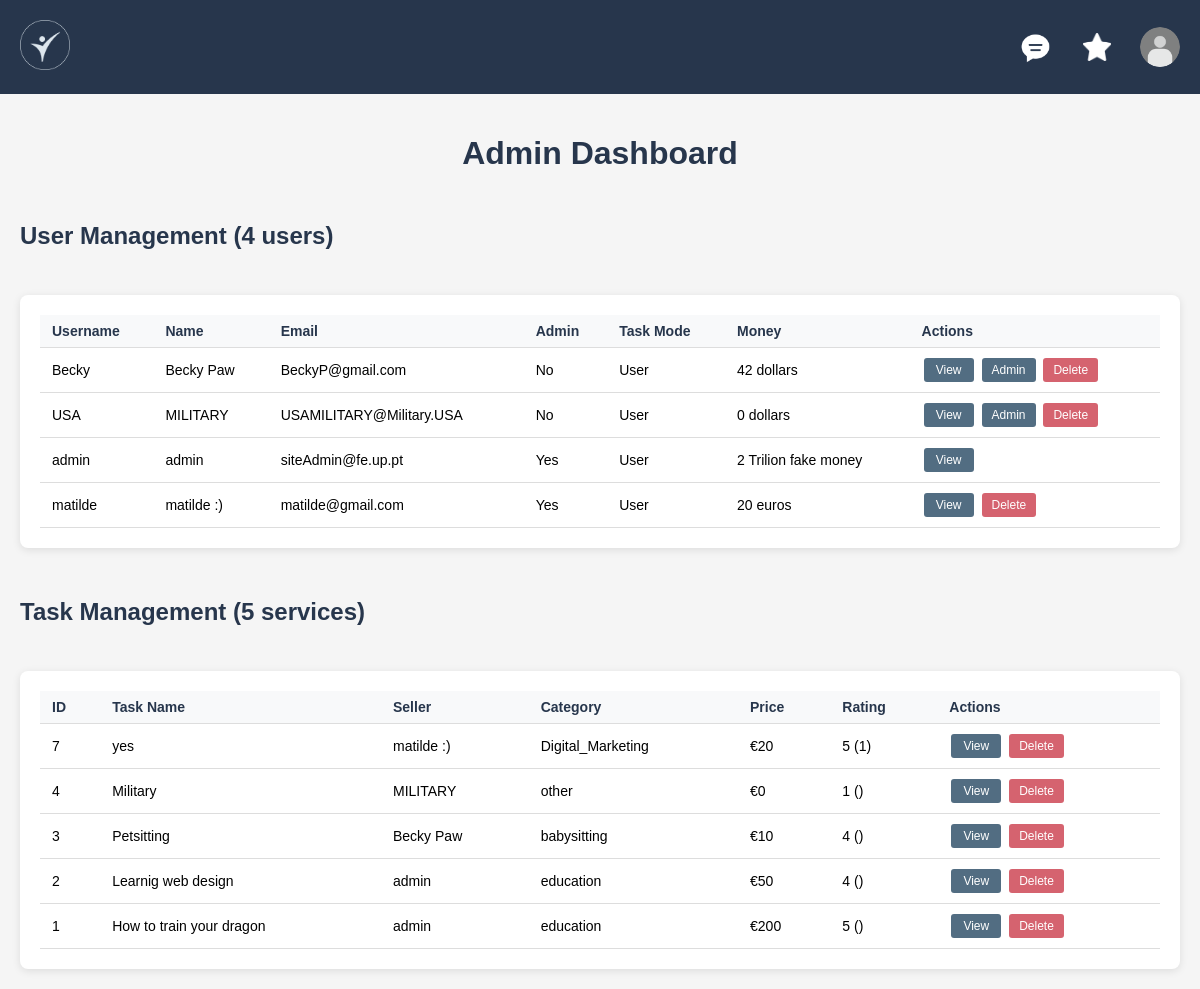
The app's page /pages/admin.php (signed in), older data.
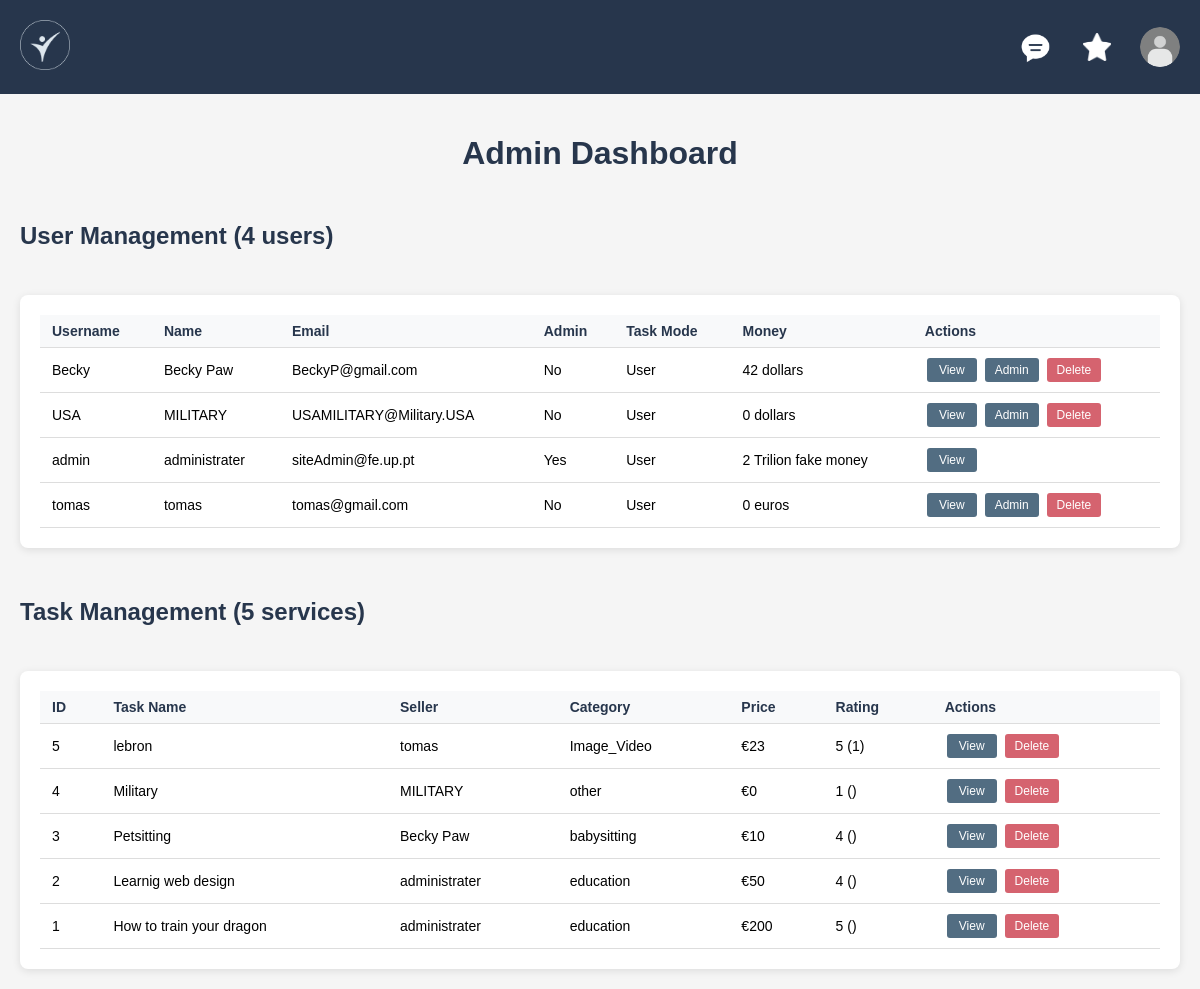
The same page, newer data.
### tables this page shows
CREATE TABLE users (
    username VARCHAR PRIMARY KEY,
    name VARCHAR NOT NULL,
    password VARCHAR NOT NULL,
    email VARCHAR NOT NULL,
    admin_power BOOLEAN,
    task_mode BOOLEAN,
    bio VARCHAR,
    profile_photo VARCHAR(255), 
    skills TEXT,
    money string NOT NULL 
);

CREATE TABLE services (
    id INTEGER PRIMARY KEY AUTOINCREMENT,
    taskname VARCHAR NOT NULL,
    pricing INTEGER NOT NULL,
    delivery_time VARCHAR REFERENCES delivery_time,
    description VARCHAR,
    rating INTEGER,
    Nrating INTEGER,
    category VARCHAR REFERENCES categories,
    user VARCHAR REFERENCES users ON DELETE CASCADE,
    image TEXT
);

### database/user_db.php (called while the page is built, shortened)
<?php
class User {
    public static function get_users() {
        $db = Database::getInstance();
        $stmt = $db->prepare('SELECT username, name, email, admin_power, task_mode, money, bio, skills, profile_photo FROM users ORDER BY username ASC');
        $stmt->execute();
        return $stmt->fetchAll();
    }
}
?>

### pages/admin.php (the view, shortened to what this page needs)
<?php
require_once(__DIR__ . '/../database/user_db.php');
$allServices = [];
$allUsers = User::get_users();
try {
    $db = Database::getInstance();
    $stmt = $db->prepare("
        SELECT s.*, u.name as seller_name
        FROM services s
        LEFT JOIN users u ON s.user = u.username
        ORDER BY s.id DESC
    ");
    $stmt->execute();
    $allServices = $stmt->fetchAll();
} catch (Exception $e) {
    error_log("Error fetching services: " . $e->getMessage());
}
?>
<!DOCTYPE html>
<html lang="en">
<head>
    <link rel="stylesheet" href="css/style.css">
    <link rel="stylesheet" href="css/admin.css">
</head>
<body>
<?php include_once(__DIR__ . '/../components/header.php'); ?>
<main class="admin-layout">
    <h1>Admin Dashboard</h1>
    <div class="admin-content">
        <h2>User Management (<?= count($allUsers) ?> users)</h2>
        <div class="admin-table-container">
            <table class="admin-table">
                <thead>
                    <tr>
                        <th>Username</th>
                        <th>Name</th>
                        <th>Email</th>
                        <th>Admin</th>
                        <th>Task Mode</th>
                        <th>Money</th>
                        <th>Actions</th>
                    </tr>
                </thead>
                <tbody>
                    <?php if (!empty($allUsers)): ?>
                        <?php foreach ($allUsers as $user): ?>
                            <tr>
                                <td><?= htmlspecialchars($user['username']) ?></td>
                                <td><?= htmlspecialchars($user['name']) ?></td>
                                <td><?= htmlspecialchars($user['email']) ?></td>
                                <td><?= $user['admin_power'] ? 'Yes' : 'No' ?></td>
                                <td><?= $user['task_mode'] ? 'Tasker' : 'User' ?></td>
                                <td><?= htmlspecialchars($user['money']) ?></td>
                                <td>
                                    <a href="user.php?user=<?= urlencode($user['username']) ?>" class="admin-btn view-btn">View</a>
                                    <?php if (!$user['admin_power']): ?>
                                        <a href="#" class="admin-btn promote-btn" onclick="promoteUser('<?= htmlspecialchars($user['username']) ?>'); return false;">Admin</a>
                                    <?php endif; ?>
                                    <?php if ($user['username'] !== $_SESSION['username']): ?>
                                        <a href="#" class="admin-btn delete-btn" onclick="deleteUser('<?= htmlspecialchars($user['username']) ?>'); return false;">Delete</a>
                                    <?php endif; ?>
                                </td>
                            </tr>
                        <?php endforeach; ?>
                    <?php else: ?>
                        <tr><td colspan="7">No users found.</td></tr>
                    <?php endif; ?>
                </tbody>
            </table>
        </div>
        <h2>Task Management (<?= count($allServices) ?> services)</h2>
        <div class="admin-table-container">
            <table class="admin-table">
                <thead>
                    <tr>
                        <th>ID</th>
                        <th>Task Name</th>
                        <th>Seller</th>
                        <th>Category</th>
                        <th>Price</th>
                        <th>Rating</th>
                        <th>Actions</th>
                    </tr>
                </thead>
                <tbody>
                    <?php if (!empty($allServices)): ?>
                        <?php foreach ($allServices as $service): ?>
                            <tr>
                                <td><?= $service['id'] ?></td>
                                <td><?= htmlspecialchars($service['taskname']) ?></td>
                                <td><?= htmlspecialchars($service['seller_name'] ?? $service['user']) ?></td>
                                <td><?= htmlspecialchars($service['category']) ?></td>
                                <td>€<?= $service['pricing'] ?></td>
                                <td><?= $service['rating'] ?> (<?= $service['Nrating'] ?>)</td>
                                <td>
                                    <a href="task.php?id=<?= $service['id'] ?>" class="admin-btn view-btn">View</a>
                                    <a href="#" class="admin-btn delete-btn" onclick="deleteService(<?= $service['id'] ?>); return false;">Delete</a>
                                </td>
                            </tr>
                        <?php endforeach; ?>
                    <?php else: ?>
                        <tr><td colspan="7">No services found.</td></tr>
                    <?php endif; ?>
                </tbody>
            </table>
        </div>
    </div>
</main>
</body>
</html>

### components/header.php (shortened to what this page needs)
<?php
$userPhoto = '../docs/user_icon.png';
if (isset($_SESSION['username'])) {
    require_once(__DIR__ . '/../database/user_db.php');
}
?>
<header>
    <a href="home.php"><img src="../docs/logo.png" alt="Taskly Logo" class="logo"></a>
    <div class="header-right">
        <?php if (isset($_SESSION['username'])): ?>
            <a href="messages.php" class="messages-button">
                <img src="../docs/message.png" alt="Messages" class="message-icon">
            </a>
            <a href="favorites.php" class="favorites-button">
                <img src="../docs/star.png" alt="Favorites" class="star-icon">
            </a>
        <?php endif; ?>
        <img src="<?= htmlspecialchars($userPhoto) ?>" alt="User Profile" class="user-icon" onclick="toggleUserMenu()">
    </div>
</header>

### pages/css/style.css (style rules this page uses)
body { font-family: Arial, sans-serif; background-color: #f5f5f5; margin: 0; padding: 0; }
header { background-color: #27364c; color: white; padding: 20px; display: flex; align-items: center; gap: 10px; }
main { padding: 20px; }
.logo { height: 50px; width: auto; }
.header-right { display: flex; align-items: center; gap: 20px; margin-left: auto; position: relative; }
.user-icon { height: 40px; width: 40px; border-radius: 50%; cursor: pointer; }
.favorites-button { display: flex; align-items: center; justify-content: center; width: 40px; height: 40px; margin: 0 1px; border-radius: 50%; transition: background-color 0.2s ease; padding-right: 2px; }
.star-icon { width: 28px; height: 28px; transition: color 0.2s ease; filter: brightness(0) invert(1); }
.messages-button { display: flex; align-items: center; justify-content: center; width: 40px; height: 40px; margin: 0 1px; border-radius: 50%; transition: background-color 0.2s ease; }
.message-icon { width: 40px; height: 40px; filter: brightness(0) invert(1); }

### pages/css/admin.css (style rules this page uses)
.admin-layout { max-width: 1400px; margin: 0 auto; padding: 20px; }
.admin-layout h1 { color: #27364c; margin-bottom: 30px; text-align: center; }
.admin-content { display: flex; flex-direction: column; gap: 30px; }
.admin-content h2 { color: #27364c; margin-bottom: 15px; font-size: 24px; }
.admin-table-container { padding: 20px; overflow-x: auto; background: white; border-radius: 8px; box-shadow: 0 2px 8px rgba(0,0,0,0.1); }
.admin-table { width: 100%; border-collapse: collapse; margin: 0; }
.admin-table th, .admin-table td { padding: 8px 12px; text-align: left; border-bottom: 1px solid #ddd; font-size: 14px; }
.admin-table th { background: #f8f9fa; font-weight: bold; color: #27364c; }
.admin-btn { padding: 5px 10px; margin: 2px; border: none; border-radius: 3px; cursor: pointer; text-decoration: none; display: inline-block; font-size: 12px; text-align: center; min-width: 50px; box-sizing: border-box; font-family: inherit; }
.view-btn { background-color: #526D82; color: white; }
.promote-btn { background-color: #526D82; color: white; }
.delete-btn { background-color: #d5636f; color: white; }

Row changes from the older to the newer data that the page shows:
removed users: username "matilde", name "matilde :)", email "matilde@gmail.com", admin_power "Yes", task_mode "User", money "20 euros"
removed services: id "7", taskname "yes", user.name "matilde :)", category "Digital_Marketing", pricing "20", rating "5", Nrating "1"
changed users "admin": name "admin" → "administrater"
added users: username "tomas", name "tomas", email "tomas@gmail.com", admin_power "No", task_mode "User", money "0 euros"
added services: id "5", taskname "lebron", user.name "tomas", category "Image_Video", pricing "23", rating "5", Nrating "1"
changed through a linked row, services "Learnig web design": user.name "admin" → "administrater"
changed through a linked row, services "How to train your dragon": user.name "admin" → "administrater"
